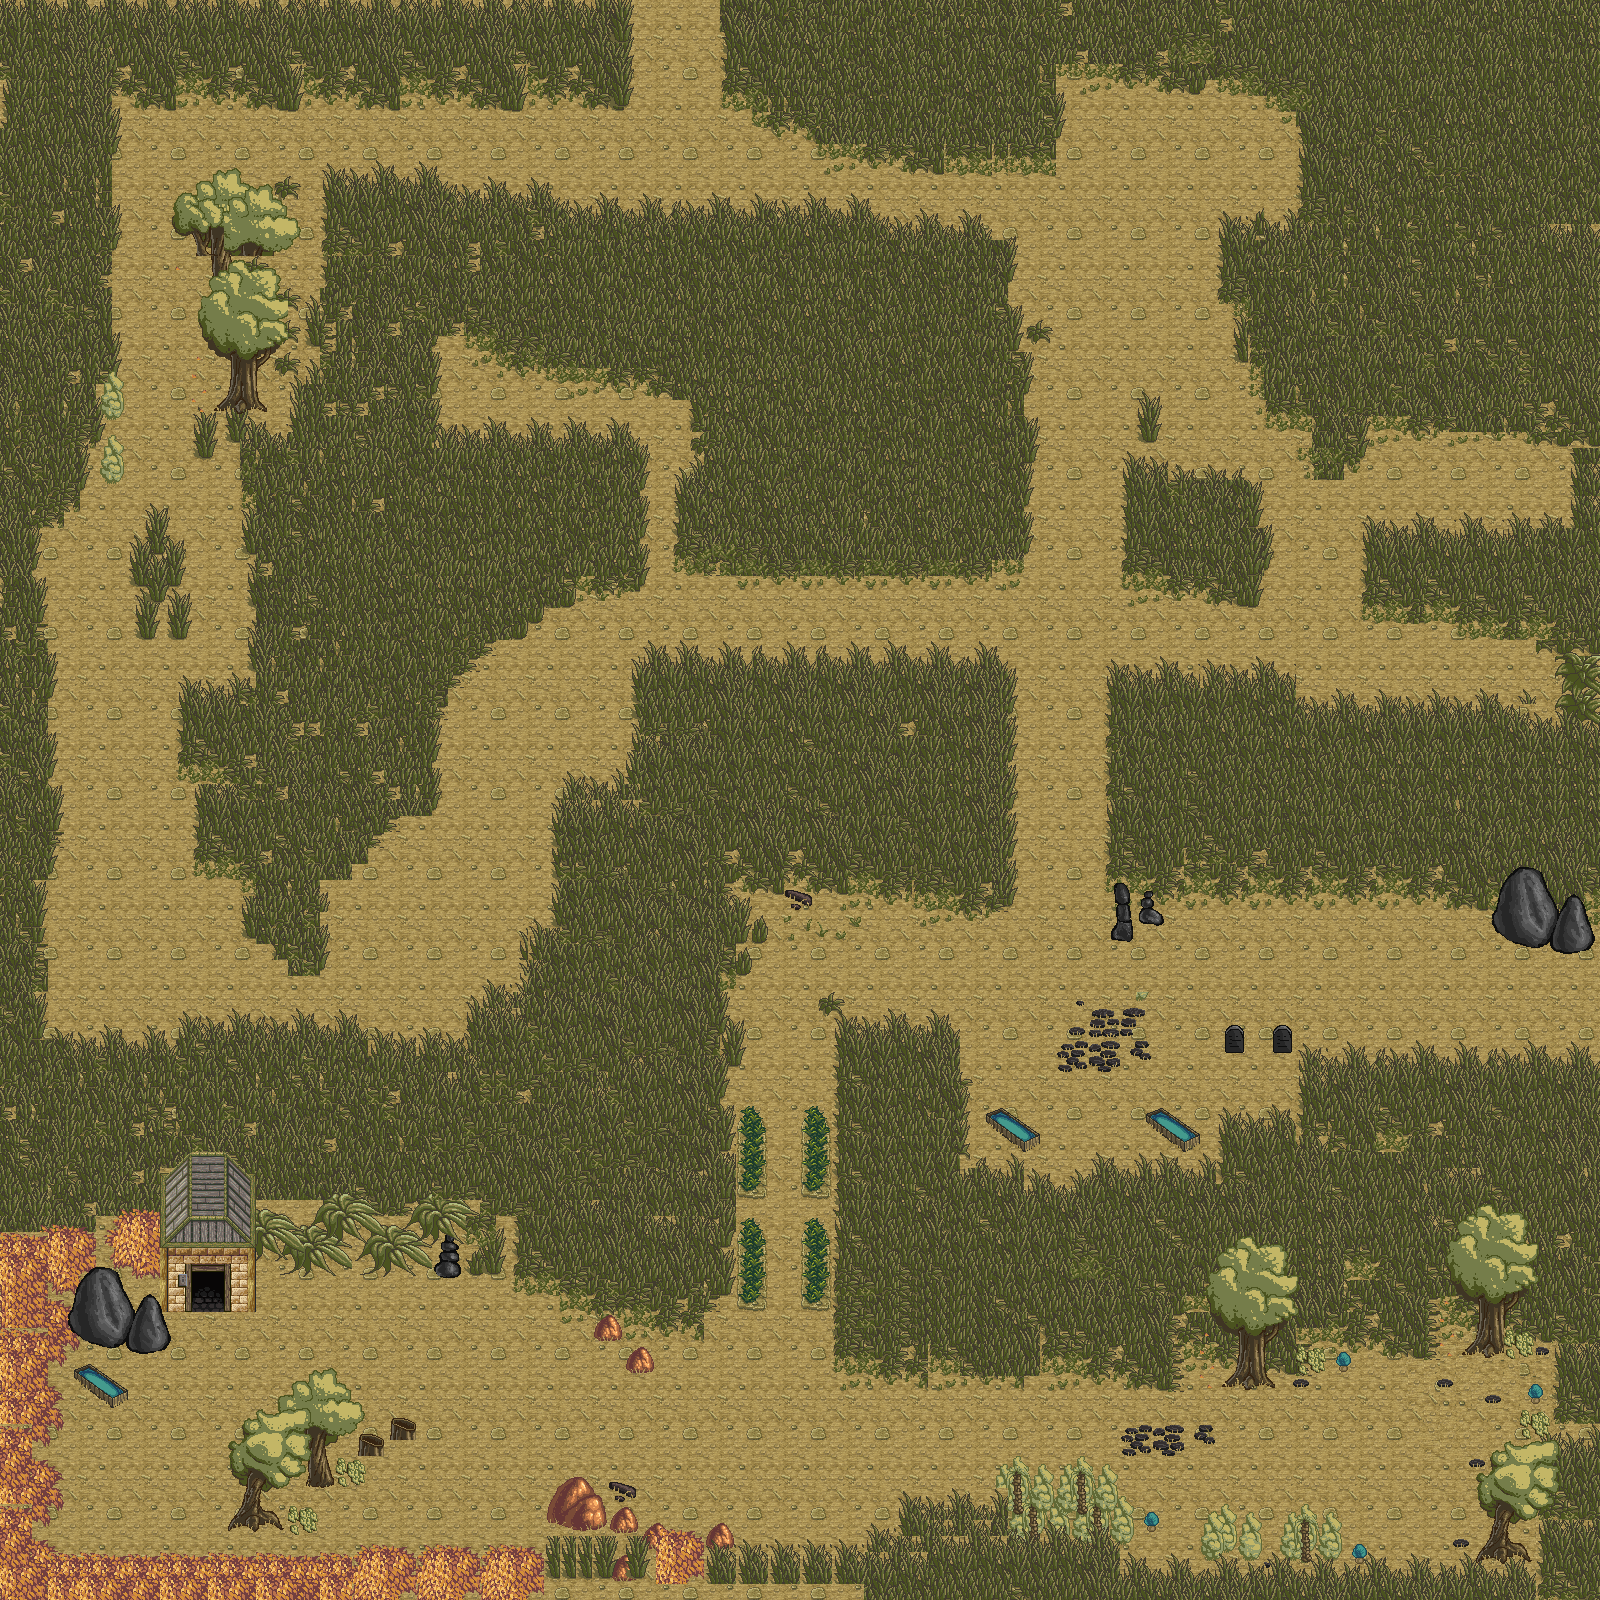

Tiled map render using the project's own tile images. Description and the map definition, with tile-layer contents summarised, below:
An orthogonal 100x100 tile map with 16x16 px tiles, 4 tile layers (boden, barriere1, barriere2, barriereOben), 2 tilesets and 222 objects.

<map version="1.0" orientation="orthogonal" renderorder="right-down" width="100" height="100" tilewidth="16" tileheight="16" nextobjectid="462">
 <tileset firstgid="1" name="trees_plants_rocks" tilewidth="16" tileheight="16" tilecount="1024" columns="32">
  <image source="tilesets/trees_plants_rocks.png" width="512" height="512" />
  <terraintypes>
   <terrain name="sandboden" tile="-1" />
   <terrain name="rasen" tile="-1" />
   <terrain name="wegspuren1" tile="-1" />
   <terrain name="wegspuren2" tile="-1" />
   <terrain name="wegspurenFeld" tile="-1" />
   <terrain name="hohesGras" tile="-1" />
   <terrain name="hohesGrasInnen" tile="-1" />
  </terraintypes>
  <tile id="8" terrain=",,,5" />
  <tile id="9" terrain=",,5,5" />
  <tile id="10" terrain=",,5,5" />
  <tile id="12" terrain=",,5,5" />
  <tile id="13" terrain=",,5,5" />
  <tile id="14" terrain=",,5,5" />
  <tile id="15" terrain=",,5," />
  <tile id="40" terrain=",5,,5" />
  <tile id="41" terrain="5,5,5,5" />
  <tile id="42" terrain="5,5,5,5" />
  <tile id="43" terrain="5,5,5,5" />
  <tile id="44" terrain="5,5,5,5" />
  <tile id="45" terrain="5,5,5,5" />
  <tile id="46" terrain="5,5,5,5" />
  <tile id="47" terrain="5,,5," />
  <tile id="72" terrain=",5,,5" />
  <tile id="73" terrain="6,6,6,6" />
  <tile id="74" terrain="6,6,6,6" />
  <tile id="75" terrain="6,6,6,6" />
  <tile id="76" terrain="6,6,6,6" />
  <tile id="77" terrain="6,6,6,6" />
  <tile id="78" terrain="6,6,6,6" />
  <tile id="79" terrain="6,6,6,6" />
  <tile id="104" terrain=",5,,5" />
  <tile id="105" terrain="6,6,6,6" />
  <tile id="106" terrain="6,6,6,6" />
  <tile id="107" terrain="6,6,6,6" />
  <tile id="108" terrain="6,6,6,6" />
  <tile id="109" terrain="6,6,6,6" />
  <tile id="110" terrain="6,6,6,6" />
  <tile id="111" terrain="6,6,6,6" />
  <tile id="136" terrain=",5,,5" />
  <tile id="137" terrain="6,6,6,6" />
  <tile id="138" terrain="6,6,6,6" />
  <tile id="139" terrain="6,6,6,6" />
  <tile id="140" terrain="6,6,6,6" />
  <tile id="141" terrain="6,6,6,6" />
  <tile id="142" terrain="6,6,6,6" />
  <tile id="143" terrain="6,6,6,6" />
  <tile id="168" terrain=",5,,5" />
  <tile id="169" terrain="6,6,5,6" />
  <tile id="170" terrain="6,6,6,6" />
  <tile id="171" terrain="6,6,6,6" />
  <tile id="172" terrain="6,6,6,6" />
  <tile id="173" terrain="6,6,6,6" />
  <tile id="174" terrain="6,6,6,6" />
  <tile id="175" terrain="6,6,6,6" />
  <tile id="200" terrain=",5,,5" />
  <tile id="201" terrain="5,5,5,5" />
  <tile id="202" terrain="5,5,5,5" />
  <tile id="203" terrain="5,5,5,5" />
  <tile id="204" terrain="5,5,5,5" />
  <tile id="205" terrain="5,5,5,5" />
  <tile id="206" terrain="5,5,5,5" />
  <tile id="207" terrain=",,5," />
  <tile id="232" terrain=",5,," />
  <tile id="233" terrain="5,5,," />
  <tile id="234" terrain="5,5,," />
  <tile id="235" terrain="5,5,," />
  <tile id="236" terrain="5,5,," />
  <tile id="237" terrain="5,5,," />
  <tile id="238" terrain="5,5,," />
  <tile id="239" terrain="5,,," />
  <tile id="588" terrain=",,,4" />
  <tile id="589" terrain=",,4,4" />
  <tile id="590" terrain=",,4,4" />
  <tile id="591" terrain=",,4,4" />
  <tile id="592" terrain=",,4,4" />
  <tile id="593" terrain=",,4," />
  <tile id="620" terrain=",4,,4" />
  <tile id="621" terrain="4,4,4,4" />
  <tile id="622" terrain="4,4,4,4" />
  <tile id="623" terrain="4,4,4,4" />
  <tile id="624" terrain="4,4,4,4" />
  <tile id="625" terrain="4,,4," />
  <tile id="642" terrain=",,,2" />
  <tile id="643" terrain=",,2," />
  <tile id="652" terrain=",4,,4" />
  <tile id="653" terrain="4,4,4,4" />
  <tile id="654" terrain="4,4,4,4" />
  <tile id="655" terrain="4,4,4,4" />
  <tile id="656" terrain="4,4,4,4" />
  <tile id="657" terrain="4,,4," />
  <tile id="674" terrain=",2,,2" />
  <tile id="675" terrain="2,,2," />
  <tile id="684" terrain=",4,," />
  <tile id="685" terrain="4,4,," />
  <tile id="686" terrain="4,4,," />
  <tile id="687" terrain="4,4,," />
  <tile id="688" terrain="4,4,," />
  <tile id="689" terrain="4,,," />
  <tile id="704" terrain=",,,3" />
  <tile id="705" terrain=",,3,3" />
  <tile id="706" terrain=",2,3,2" />
  <tile id="707" terrain="2,,2," />
  <tile id="736" terrain=",3,," />
  <tile id="737" terrain="3,3,," />
  <tile id="738" terrain="3,2,," />
  <tile id="739" terrain="2,,," />
  <tile id="776" terrain="0,0,0,0" />
  <tile id="777" terrain="0,0,0,0" />
  <tile id="778" terrain="0,0,0,0" />
  <tile id="779" terrain="0,0,0,0" />
  <tile id="808" terrain="0,0,0,0" />
  <tile id="809" terrain="0,0,0,0" />
  <tile id="810" terrain="0,0,0,0" />
  <tile id="811" terrain="0,0,0,0" />
  <tile id="832" terrain=",,,1" />
  <tile id="833" terrain=",,1,1" />
  <tile id="834" terrain=",,1,1" />
  <tile id="835" terrain=",,1,1" />
  <tile id="836" terrain=",,1,1" />
  <tile id="837" terrain=",,1," />
  <tile id="840" terrain="0,0,0,0" />
  <tile id="841" terrain="0,0,0,0" />
  <tile id="842" terrain="0,0,0,0" />
  <tile id="843" terrain="0,0,0,0" />
  <tile id="864" terrain=",1,,1" />
  <tile id="865" terrain="1,1,1,1" />
  <tile id="866" terrain="1,1,1,1" />
  <tile id="867" terrain="1,1,1,1" />
  <tile id="868" terrain="1,1,1,1" />
  <tile id="869" terrain="1,,1," />
  <tile id="872" terrain="0,0,0,0" />
  <tile id="873" terrain="0,0,0,0" />
  <tile id="874" terrain="0,0,0,0" />
  <tile id="875" terrain="0,0,0,0" />
  <tile id="896" terrain=",1,,1" />
  <tile id="897" terrain="1,1,1,1" />
  <tile id="898" terrain="1,1,1,1" />
  <tile id="899" terrain="1,1,1,1" />
  <tile id="900" terrain="1,1,1,1" />
  <tile id="901" terrain="1,,1," />
  <tile id="904" terrain="0,0,0,0" />
  <tile id="905" terrain="0,0,0,0" />
  <tile id="906" terrain="0,0,0,0" />
  <tile id="907" terrain="0,0,0,0" />
  <tile id="928" terrain=",1,,1" />
  <tile id="929" terrain="1,1,1,1" />
  <tile id="930" terrain="1,1,1,1" />
  <tile id="931" terrain="1,1,1,1" />
  <tile id="932" terrain="1,1,1,1" />
  <tile id="933" terrain="1,,1," />
  <tile id="936" terrain="0,0,0,0" />
  <tile id="937" terrain="0,0,0,0" />
  <tile id="938" terrain="0,0,0,0" />
  <tile id="960" terrain=",1,,1" />
  <tile id="961" terrain="1,1,1,1" />
  <tile id="962" terrain="1,1,1,1" />
  <tile id="963" terrain="1,1,1,1" />
  <tile id="964" terrain="1,1,1,1" />
  <tile id="965" terrain="1,,1," />
  <tile id="992" terrain=",1,," />
  <tile id="993" terrain="1,1,," />
  <tile id="994" terrain="1,1,," />
  <tile id="995" terrain="1,1,," />
  <tile id="996" terrain="1,1,," />
  <tile id="997" terrain="1,,," />
 </tileset>
 <tileset firstgid="1025" name="town" tilewidth="16" tileheight="16" tilecount="1024" columns="32">
  <image source="tilesets/town.png" width="512" height="512" />
 </tileset>
 <layer name="boden" width="100" height="100">
  <data>[10000 cells, 10000 non-empty, 26 distinct tile ids]</data>
 </layer>
 <layer name="barriere1" width="100" height="100">
  <data>[10000 cells, 4503 non-empty, 279 distinct tile ids]</data>
 </layer>
 <layer name="barriere2" width="100" height="100">
  <data>[10000 cells, 3327 non-empty, 443 distinct tile ids]</data>
 </layer>
 <layer name="barriereOben" width="100" height="100">
  <data>[10000 cells, 434 non-empty, 236 distinct tile ids]</data>
 </layer>
 <objectgroup name="barrieren">
  <object id="53" x="1296" y="1056" width="304" height="304" />
  <object id="54" x="1216" y="1104" width="80" height="272" />
  <object id="55" x="832" y="1168" width="384" height="176" />
  <object id="56" x="1216" y="1376" width="64" height="16" />
  </objectgroup>
 <objectgroup name="raider">
  <!-- 14 objects omitted --></objectgroup>
 <objectgroup name="startpunkt">
  <!-- 3 objects omitted --></objectgroup>
 <objectgroup name="areaborder">
  <!-- 3 objects omitted --></objectgroup>
 <objectgroup name="schatztruhen">
  <!-- 3 objects omitted --></objectgroup>
</map>
<!-- 218 of 222 objects omitted -->
